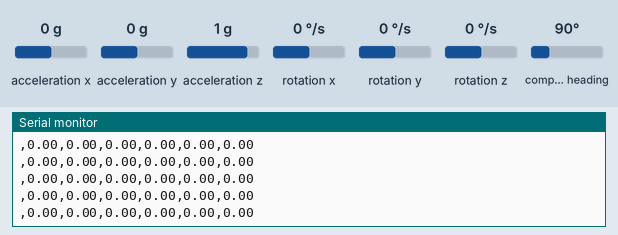
Recording of a sketch running on a simulated Arduino Uno, built with avr-gcc and run on an emulated ATmega328P. On the bench: the last lines printed to the serial monitor. Inputs (shaded band) come from the test bench; at power-on: acceleration x 0 g, acceleration y 0 g, acceleration z 1 g, rotation x 0 °/s, rotation y 0 °/s, rotation z 0 °/s, compass heading 90°.

Above: at 2.2 s.
2.3 s: acceleration x set to -1.4 g
At 2.38 s:
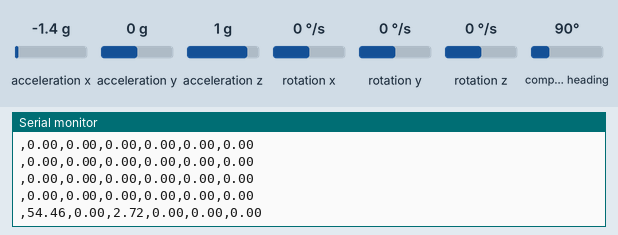
3.8 s: acceleration y set to -1.4 g
At 3.86 s:
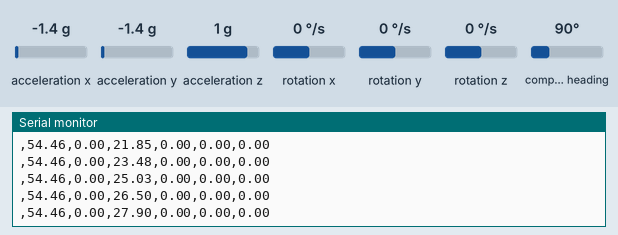
5.3 s: acceleration z set to -1.4 g
At 5.35 s:
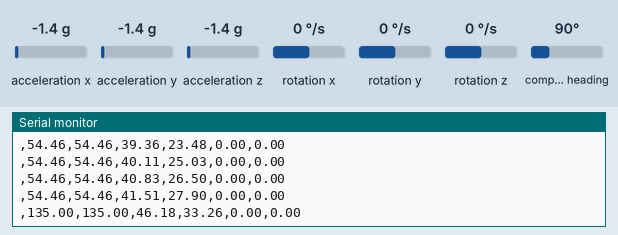
6.8 s: acceleration z set to 0 g
At 6.83 s:
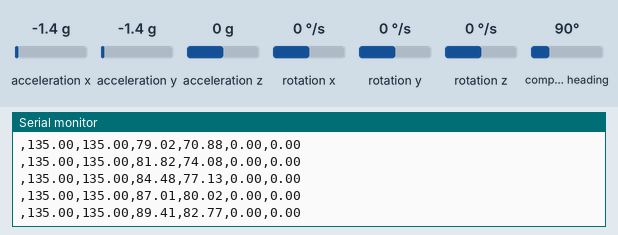
9.8 s: rotation x set to -192 °/s
At 9.8 s:
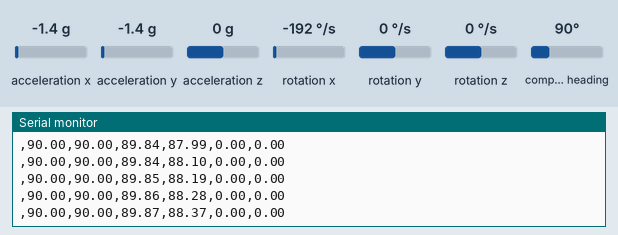
Timing chart, 0 to 12.3 s (numbered marks = the images above; inputs shaded):
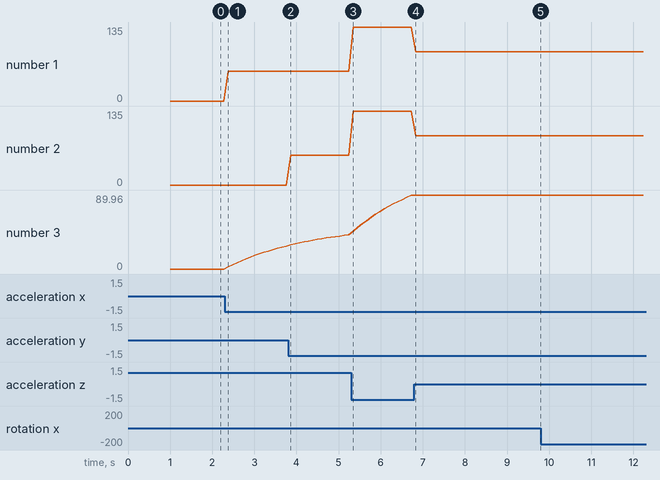

Measured:
- after the input at 2.3 s, the serial monitor: prints a new line after 0.08 s (image 1)
- after the input at 5.3 s, the serial monitor: prints a new line after 0.05 s (image 3)
- plotted number 1: 0 → 54.46 after the input at 2.3 s, 54.46 → 135 after the input at 5.3 s, 135 → 90 after the input at 6.8 s
- plotted number 2: 54.46 → 135 after the input at 5.3 s, 135 → 90 after the input at 6.8 s
- plotted number 3: 0 → 27.9 after the input at 2.3 s, 41.51 → 89.41 after the input at 5.3 s, 89.41 → 89.87 after the input at 6.8 s

The sketch:

BNO055_GyroAngles.ino
```cpp
/*
LPF of pitch and roll angles
*/

#include <Wire.h>
#include <Adafruit_Sensor.h>
#include <Adafruit_BNO055.h>
#include <utility/imumaths.h>
#include <math.h>

float thetaM; // Tilt in "X" direction - same as pitch angle - measured
float phiM;   // Tilt in "Y" direction - same as roll - measured
float thetaFiltOld = 0.0, thetaFiltNew;  //  Old and new filtered theta values
float phiFiltOld = 0.0, phiFiltNew;  //  Old and new filtered phi values

float thetaG = 0;  // Pitch gyro measurement - Y axis rotation
float phiG = 0;    // Roll gyro measurement - X axis rotation

float dt;  // Time step

unsigned long millisRef;  // Time stamp for reference

float filtWt = 0.95;  // How much weight to give to old value

#define BNO055_SAMPLERATE_DELAY_MS (100)
#define pi (3.141592654)

Adafruit_BNO055 myIMU = Adafruit_BNO055();

void setup() {
  // put your setup code here, to run once:

  Serial.begin(115200);
  myIMU.begin();
  delay(1000);
  myIMU.setExtCrystalUse(true);
  millisRef = millis();
}

void loop() {
   // put your main code here, to run repeatedly:

  imu::Vector<3> acc = myIMU.getVector(Adafruit_BNO055::VECTOR_ACCELEROMETER);
  imu::Vector<3> gyro = myIMU.getVector(Adafruit_BNO055::VECTOR_GYROSCOPE);

  thetaM = -atan2(acc.x(), acc.z()) * (180.0/pi); // Need minus sign so nose up is +ve angle
  phiM = -atan2(acc.y(), acc.z()) * (180.0/pi);   // Need minus sign so left side up is +ve angle

// Here are the LPF angles
  thetaFiltNew = filtWt * thetaFiltOld + (1.0 - filtWt)*thetaM;
  phiFiltNew = filtWt * phiFiltOld + (1.0 - filtWt)*phiM;

  dt = (millis() - millisRef)/1000.0;
  millisRef = millis();

  thetaG = thetaG + gyro.y() * dt;
  phiG = phiG - gyro.x() * dt;

// Update the "old" filter values:
  thetaFiltOld = thetaFiltNew;
  phiFiltOld = phiFiltNew;

  Serial.print(",");
  Serial.print(thetaM);
  Serial.print(",");
  Serial.print(phiM);
  Serial.print(",");
  Serial.print(thetaFiltNew);
  Serial.print(",");
  Serial.print(phiFiltNew);
  Serial.print(",");
  Serial.print(thetaG);
  Serial.print(",");
  Serial.println(phiG);

  delay(BNO055_SAMPLERATE_DELAY_MS);

}
```
